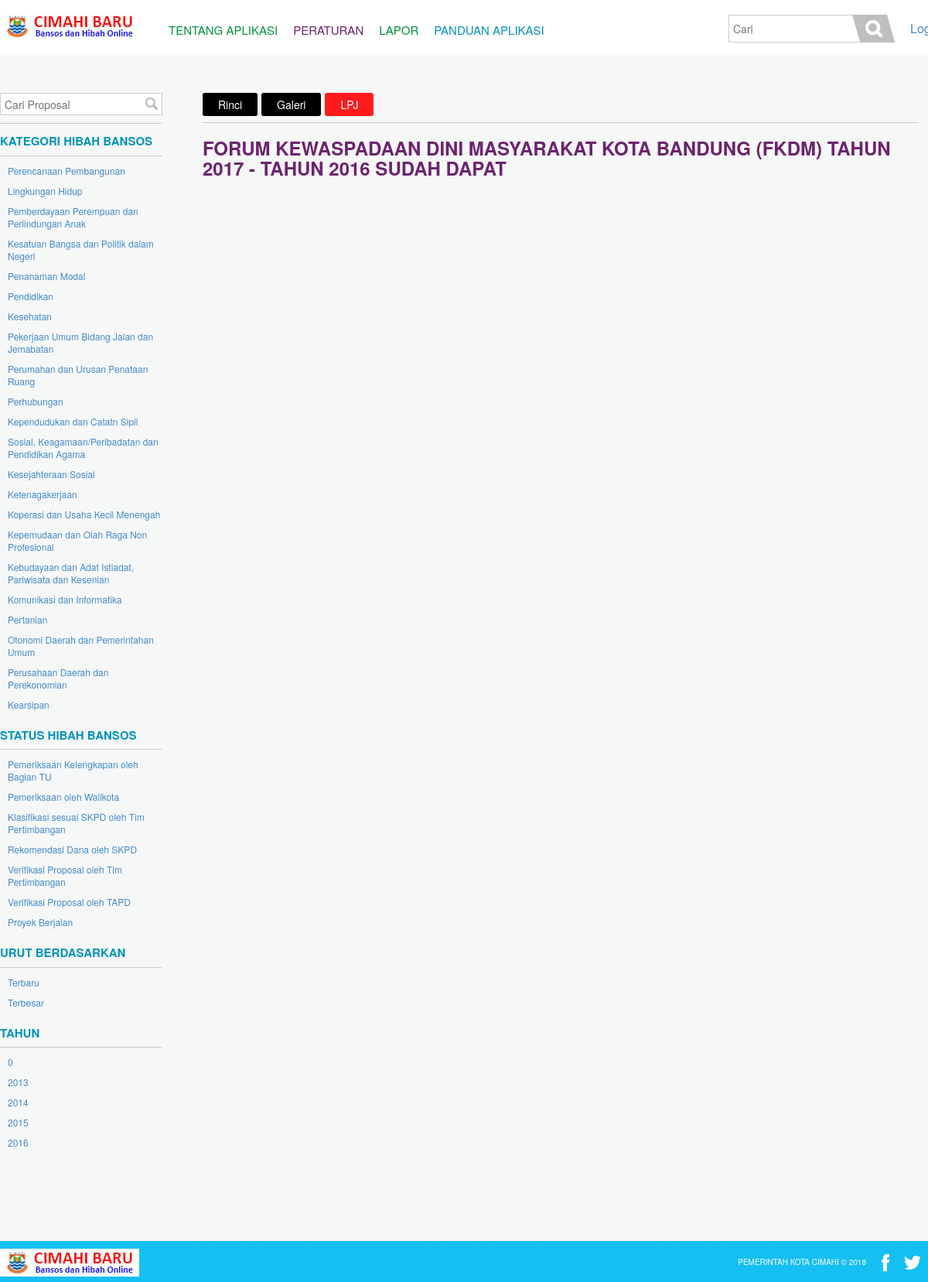
Screenshot of /laporan/732 with the database file from the repository.
### tables this page shows
CREATE TABLE IF NOT EXISTS `skpd` (
  `id` int(10) unsigned NOT NULL AUTO_INCREMENT,
  `name` varchar(128) NOT NULL,
  PRIMARY KEY (`id`)
);

CREATE TABLE IF NOT EXISTS `proposal` (
  `id` int(10) unsigned NOT NULL AUTO_INCREMENT,
  `user_id` int(10) unsigned NOT NULL,
  `user` varchar(256) DEFAULT NULL,
  `name` varchar(256) NOT NULL,
  `judul` varchar(256) NOT NULL,
  `latar_belakang` text NOT NULL,
  `maksud_tujuan` text NOT NULL,
  `address` varchar(512) NOT NULL,
  `file` varchar(64) DEFAULT NULL,
  `nphd` varchar(64) DEFAULT NULL,
  `foto` varchar(64) DEFAULT NULL,
  `type_id` tinyint(3) unsigned DEFAULT NULL,
  `skpd_id` int(10) unsigned DEFAULT NULL,
  `time_entry` timestamp NOT NULL DEFAULT CURRENT_TIMESTAMP,
  `tanggal_lpj` date DEFAULT NULL,
  `current_stat` int(10) unsigned DEFAULT NULL,
  PRIMARY KEY (`id`),
  KEY `user_id` (`user_id`),
  KEY `type_id` (`type_id`),
  KEY `skpd_id` (`skpd_id`),
  KEY `current_stat` (`current_stat`)
);

### application/controllers/main.php (called while the page is built, shortened)
<?php if(!defined('BASEPATH')) exit('No direct script access allowed');
class Main extends CI_Controller {
	function __construct()
	{
        $this->load->database();
		$this->load->helper(array('html', 'url'));
		$this->load->model('ifunction');
	}
	public function laporan($dx=0)
	{
			$this->load->view('template/meta');
			$this->load->view('template/header');
			$this->load->view('content/laporan', array('dx' => $dx));
			$this->load->view('template/footer');
	}
}

### index.php (called while the page is built, shortened)
<?php
require_once BASEPATH.'core/CodeIgniter.php';

### application/views/content/laporan.php (the view, shortened to what this page needs)
<div role="main" class="content-main" style="margin:120px 0 50px">
        <div class="wrapper clearfix">
            <aside class="sidebar">
            <div class="form-search-wrapper">
                <form class="form-search form-search-small clearfix" action="<?php echo site_url('proposal') ?>" method="post">
                    <input type="text" name="keyword" placeholder="Cari Proposal">
                    <button name="search" class="btn-ir" type="submit">Search</button>
                </form>
            </div>
            <div class="widget-side">
            <h2>Kategori hibah bansos</h2>
            <ul class="category-list list-nostyle">
                <?php
                $Qkategori = $this->db->query("SELECT * FROM skpd ORDER BY id ASC");
                foreach($Qkategori->result_object() as $kategori){
                    echo '<li><a href="'.site_url('proposal/0/'.$kategori->id).'">'.$kategori->name.'</a></li>';
                }
                ?>
            </ul>
        </div>
        <div class="widget-side">
            <h2>Status hibah bansos</h2>
            <ul class="category-list list-nostyle">
                <li><a href="<?php echo site_url('proposal/0/0/1'); ?>">Pemeriksaan Kelengkapan oleh Bagian TU</a></li>
                <li><a href="<?php echo site_url('proposal/0/0/2'); ?>">Pemeriksaan oleh Walikota</a></li>
                <li><a href="<?php echo site_url('proposal/0/0/3'); ?>">Klasifikasi sesuai SKPD oleh Tim Pertimbangan</a></li>
                <li><a href="<?php echo site_url('proposal/0/0/4'); ?>">Rekomendasi Dana oleh SKPD</a></li>
                <li><a href="<?php echo site_url('proposal/0/0/5'); ?>">Verifikasi Proposal oleh Tim Pertimbangan</a></li>
                <li><a href="<?php echo site_url('proposal/0/0/6'); ?>">Verifikasi Proposal oleh TAPD</a></li>
                <li><a href="<?php echo site_url('proposal/0/0/7'); ?>">Proyek Berjalan</a></li>
            </ul>
        </div>
        <div class="widget-side nav-filter">
            <h2>Urut Berdasarkan</h2>
            <ul class="category-list list-nostyle">
                <li><a href="<?php echo site_url('proposal/0/0/0/1'); ?>">Terbaru</a></li>
                <li><a href="<?php echo site_url('proposal/0/0/0/2'); ?>">Terbesar</a></li>
            </ul>
        </div>
        <div class="widget-side nav-filter">
            <h2>Tahun</h2>
            <ul class="category-list list-nostyle">
                <?php
                $Qtahun = $this->db->query("SELECT YEAR(`time_entry`) AS tahun FROM `proposal` GROUP BY YEAR(`time_entry`) ASC ORDER BY YEAR(`time_entry`) ASC");
                foreach($Qtahun->result_object() as $tahun){
                    echo '<li><a href="'.site_url('proposal/0/0/0/0/'.$tahun->tahun).'">'.$tahun->tahun.'</a></li>';
                }
                ?>
            </ul>
        </div>
        </aside>
        <div class="primary">
            <ul class="nav-project list-nostyle clearfix">
                <li>
                    <a class="btn" href="<?php echo site_url('detail/'.$dx) ?>">Rinci</a>
                </li>
                <li>
                    <a class="btn" href="<?php echo site_url('galeri/'.$dx) ?>">Galeri</a>
                </li>
                <li class="active">
                    <a class="btn" href="#">LPJ</a>
                </li>
            </ul>
            <div class="project-detail-wrapper">
                <?php
                $Qjudul = $this->db->query("SELECT judul FROM proposal WHERE id='$dx'"); $judul = $Qjudul->result_object();
                ?>
                <h1 class="page-title"><?php echo $judul[0]->judul ?></h1>
            </div>
        </div>
    </div>
</div>

### static/css/main.css (style rules this page uses)
article, aside, details, figcaption, figure, footer, header, hgroup, main, nav, section, summary { display: block; }
html { font-size: 100%; -ms-text-size-adjust: 100%; -webkit-text-size-adjust: 100%; }
html, button, input, select, textarea { font-family: sans-serif; }
body { margin: 0; }
h1 { font-size: 2em; margin: 0.67em 0; }
h2 { font-size: 1.5em; margin: 0.83em 0; }
dl, menu, ol, ul { margin: 1em 0; }
menu, ol, ul { padding: 0 0 0 40px; }
form { margin: 0; }
button, input, select, textarea { font-size: 100%; margin: 0; vertical-align: baseline; *vertical-align: middle; }
button, input { line-height: normal; }
button, select { text-transform: none; }
button, html input[type="button"], input[type="reset"], input[type="submit"] { -webkit-appearance: button; cursor: pointer; *overflow: visible; }
html, button, input, select, textarea { color: black; }
.list-nostyle { list-style: none; margin: 0; padding: 0; }
.clearfix { *zoom: 1; }
.clearfix:before, .clearfix:after { content: ''; display: table; }
.clearfix:after { clear: both; }
.btn { -webkit-border-radius: 3px; border-radius: 3px; color: white; cursor: pointer; display: block; font-size: 14px; height: 30px; line-height: 30px; padding: 0 20px; }
.btn-ir { display: block; text-indent: -999em; }
* { -webkit-box-sizing: border-box; -moz-box-sizing: border-box; box-sizing: border-box; }
html { font-size: 16px; }
body { background: #f6f7f7; color: #1a1a1a; font-family: "helvetica neue", "helvetica", sans-serif; line-height: 1.6em; }
h1, h2, h3, h4 { margin: 0 0 10px; }
a { color: #428bca; text-decoration: none; cursor: pointer; }
label, input, button, select, textarea { font-family: "helvetica neue", "helvetica", sans-serif; }
.wrapper { margin: 0 auto; width: 1200px; }
.content-main { margin: 50px 0; min-height: 600px; }
.sidebar { float: left; margin-right: 52px; width: 210px; }
.primary { float: left; width: 925px; }
.page-title { color: #6d236f; font-size: 24px; margin-bottom: 20px; }
.form-search-wrapper { border-bottom: 1px solid #cccccc; margin-bottom: 10px; padding-bottom: 10px; }
.form-search { background: white; border: 1px solid #cccccc; }
.form-search input[type="text"] { border: 0; float: left; font-size: 14px; height: 27px; padding: 3px 5px; }
.form-search .btn-ir { background: url(../img/ico-search.png) no-repeat; border: 0; float: right; height: 16px; margin: 5px 5px 0 0; width: 16px; }
.form-search-small input[type="text"] { width: 184px; }
.widget-side { margin-bottom: 20px; }
.widget-side h2 { border-bottom: 1px solid #cccccc; color: #0093bb; font-size: 15px; margin-bottom: 10px; padding-bottom: 5px; text-transform: uppercase; }
.widget-side .category-list { padding-left: 10px; }
.widget-side .category-list li { line-height: 1; margin-bottom: 10px; }
.widget-side .category-list a { font-size: 12px; }
.nav-filter { margin-bottom: 20px; }
.nav-project { border-bottom: 1px solid #cccccc; margin-bottom: 20px; padding-bottom: 8px; }
.nav-project li { float: left; margin-right: 5px; }
.nav-project .btn { background: black; }
.nav-project .active .btn { background: #ff1c1c; }
.category-list { margin-bottom: 10px; }
.category-list li { margin-bottom: 5px; }

### rows the page displays
skpd: name "Perencanaan Pembangunan"
skpd: name "Lingkungan Hidup"
skpd: name "Pemberdayaan Perempuan dan Perlindungan Anak"
skpd: name "Kesatuan Bangsa dan Politik dalam Negeri"
skpd: name "Penanaman Modal"
skpd: name "Pendidikan"
skpd: name "Kesehatan"
skpd: name "Pekerjaan Umum Bidang Jalan dan Jemabatan"
skpd: name "Perumahan dan Urusan Penataan Ruang"
skpd: name "Perhubungan"
skpd: name "Kependudukan dan Catatn Sipil"
skpd: name "Sosial, Keagamaan/Peribadatan dan Pendidikan Agama"
skpd: name "Kesejahteraan Sosial"
skpd: name "Ketenagakerjaan"
skpd: name "Koperasi dan Usaha Kecil Menengah"
skpd: name "Kepemudaan dan Olah Raga Non Profesional"
skpd: name "Kebudayaan dan Adat Istiadat, Pariwisata dan Kesenian"
skpd: name "Komunikasi dan Informatika"
skpd: name "Pertanian"
skpd: name "Otonomi Daerah dan Pemerintahan Umum"
skpd: name "Perusahaan Daerah dan Perekonomian"
skpd: name "Kearsipan"
proposal: judul "FORUM KEWASPADAAN DINI MASYARAKAT KOTA BANDUNG (FKDM) TAHUN 2017 - TAHUN 2016 SUDAH DAPAT"

### other values shown
$tahun->tahun "0"
$tahun->tahun "2013"
$tahun->tahun "2014"
$tahun->tahun "2015"
$tahun->tahun "2016"
